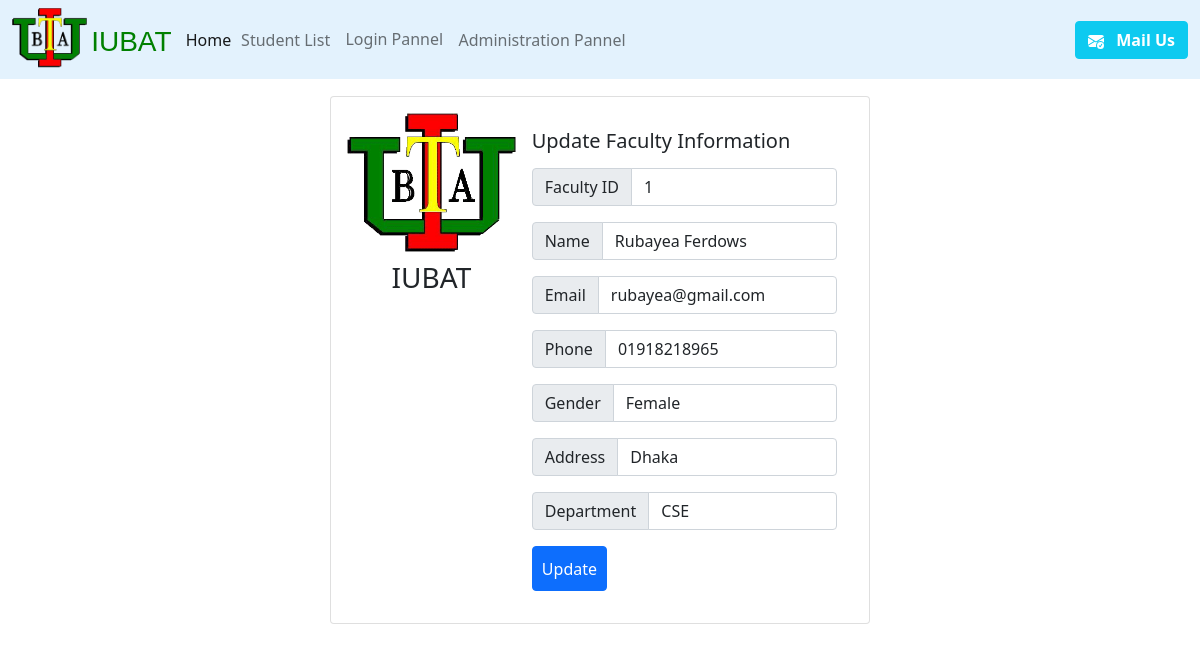
Screenshot of /homepage/update_faculty_form.php?faculty_id=1 with the database file from the repository.
### tables this page shows
CREATE TABLE `faculty_info` (
  `faculty_id` int(10) NOT NULL,
  `faculty_name` varchar(35) NOT NULL,
  `faculty_email` varchar(35) NOT NULL,
  `faculty_phone` varchar(11) NOT NULL,
  `gender` varchar(10) NOT NULL,
  `address` varchar(35) NOT NULL,
  `faculty_dept` varchar(35) NOT NULL
);

### homepage/update_faculty_form.php (the view, shortened to what this page needs)
<!DOCTYPE html>
<html lang="en">
<head>
</head>
<body>
<?php
   include('header.php');
   ?>
<?php
include('connection.php');
if(isset($_REQUEST['faculty_id'])){
    $rec_id = $_REQUEST['faculty_id'];
 $get_info = "SELECT * FROM faculty_info WHERE faculty_id = $rec_id ";
 $select_info  = mysqli_query($conn,$get_info);
 while($row = mysqli_fetch_assoc($select_info)){
    ?>
<div class="card mb-3" style="max-width: 540px; margin:auto; margin-top:8%">
  <div class="row g-0" style="padding: 3%;">
    <div class="col-md-4">
      <img src="iubatlogo.png" class="img-fluid rounded-start" alt="..."> <br>
      <h3 style="text-align: center;">IUBAT</h3>
    </div>
    <div class="col-md-8">
      <div class="card-body">
        <h5 class="card-title">Update Faculty Information</h5>
<div style="margin-top: 5%;">
<form action="update_faculty_func.php" method="POST">
<div class="input-group mb-3">
<span class="input-group-text" id="inputGroup-sizing-default">Faculty ID</span>
    <input type="text" name="faculty_id" class="form-control" aria-label="Sizing example input" aria-describedby="inputGroup-sizing-default" value="<?php echo $row['faculty_id']; ?>" >
</div>
<div class="input-group mb-3">
<span class="input-group-text" id="inputGroup-sizing-default">Name</span>
    <input type="text" name="faculty_name" class="form-control" aria-label="Sizing example input" aria-describedby="inputGroup-sizing-default" value="<?php echo $row['faculty_name']; ?>" >
</div>
<div class="input-group mb-3">
<span class="input-group-text" id="inputGroup-sizing-default">Email</span>
    <input type="text" name="faculty_email" class="form-control" aria-label="Sizing example input" aria-describedby="inputGroup-sizing-default" value="<?php echo $row['faculty_email']; ?>" >
</div>
<div class="input-group mb-3">
<span class="input-group-text" id="inputGroup-sizing-default">Phone</span>
    <input type="number" name="faculty_phone" class="form-control" aria-label="Sizing example input" aria-describedby="inputGroup-sizing-default" value="<?php echo $row['faculty_phone']; ?>" >
</div>
<div class="input-group mb-3">
<span class="input-group-text" id="inputGroup-sizing-default">Gender</span>
    <input type="text" name="gender" class="form-control" aria-label="Sizing example input" aria-describedby="inputGroup-sizing-default" value="<?php echo $row['gender']; ?>" >
</div>
<div class="input-group mb-3">
<span class="input-group-text" id="inputGroup-sizing-default">Address</span>
    <input type="text" name="address" class="form-control" aria-label="Sizing example input" aria-describedby="inputGroup-sizing-default" value="<?php echo $row['address']; ?>">
</div>
<div class="input-group mb-3">
<span class="input-group-text" id="inputGroup-sizing-default">Department</span>
    <input type="text" name="faculty_dept" class="form-control" aria-label="Sizing example input" aria-describedby="inputGroup-sizing-default" value="<?php echo $row['faculty_dept']; ?>" >
</div>
    <input type="submit" class="btn btn-primary" name="submit" value="Update" style="margin: auto; padding:3%;">
</form>
<?php
 }
}
?>
</div>
</body>
</html>

### rows the page displays
faculty_info: faculty_id "1", faculty_name "Rubayea Ferdows", faculty_email "rubayea@gmail.com", faculty_phone "01918218965", gender "Female", address "Dhaka", faculty_dept "CSE"
